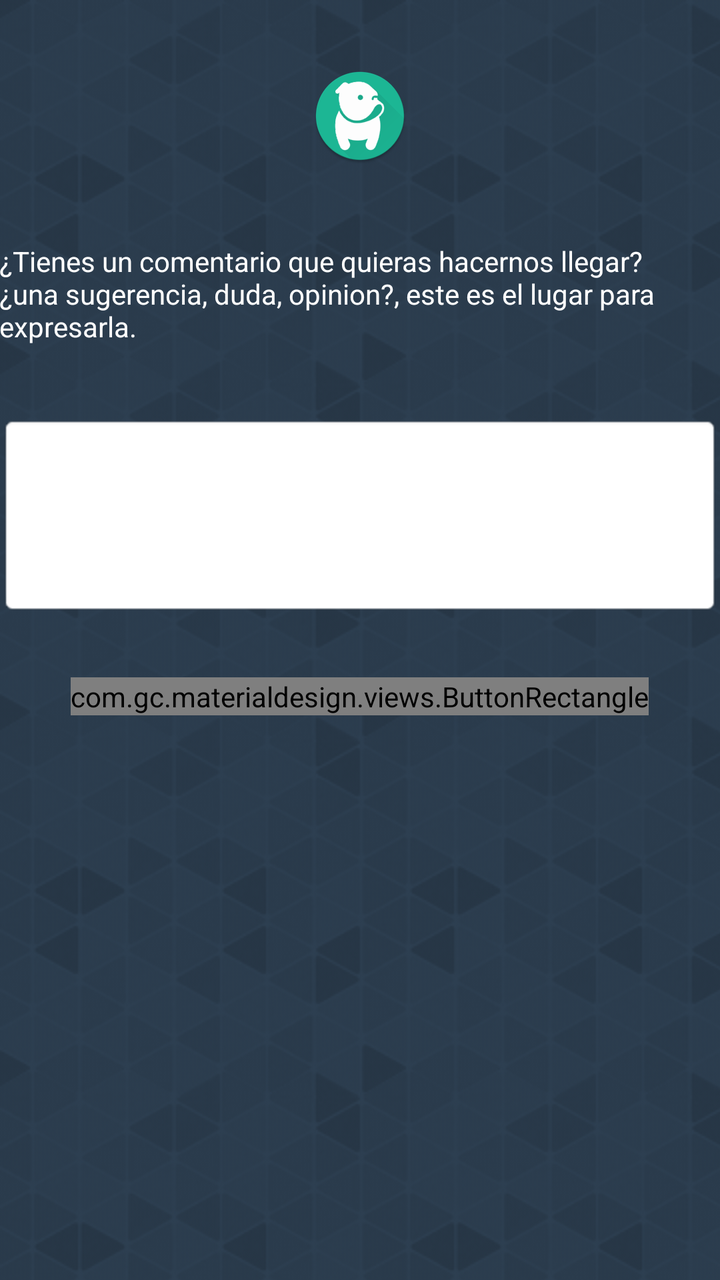
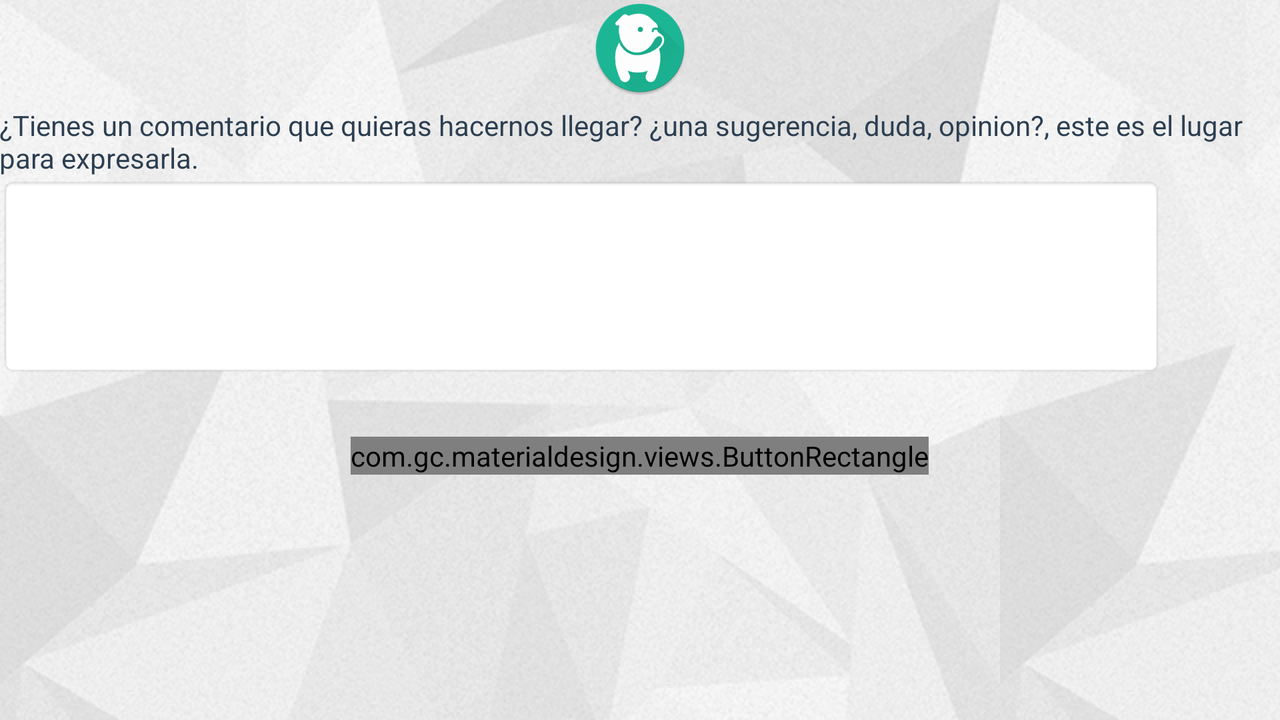

An Android layout and its configuration variant, each rendered on a device that would load it. The default file and the variant file are quoted in full after the pictures.
<!-- AndroidManifest.xml: application theme AppTheme -->
<!-- res/layout/fragment_sugerencias.xml -->
<RelativeLayout xmlns:android="http://schemas.android.com/apk/res/android"
    xmlns:tools="http://schemas.android.com/tools"
    android:layout_width="match_parent"
    android:layout_height="match_parent"
    android:paddingLeft="@dimen/activity_horizontal_margin"
    android:paddingRight="@dimen/activity_horizontal_margin"
    android:paddingTop="@dimen/activity_vertical_margin"
    android:paddingBottom="@dimen/activity_vertical_margin"
    tools:context="bulldogs.luistrejo.com.radiobulldogs.Sugerencias"
    android:background="@drawable/fondochat">

    <TextView
        android:text="@string/MensajeSugerencias"
        android:layout_width="wrap_content"
        android:layout_height="wrap_content"
        android:id="@+id/textView14"
        android:layout_marginTop="39dp"
        android:textColor="@color/blancofondo"
        android:layout_below="@+id/logo"
        android:layout_centerHorizontal="true" />

    <EditText
        android:layout_width="wrap_content"
        android:layout_height="wrap_content"
        android:inputType="textMultiLine|textCapSentences|textAutoComplete|textAutoCorrect"
        android:ems="10"
        android:id="@+id/etsugerencia"
        android:background="@android:drawable/editbox_background_normal"
        android:height="100dp"
        android:layout_below="@+id/textView14"
        android:layout_marginTop="35dp"
        android:layout_alignRight="@+id/textView14"
        android:layout_alignEnd="@+id/textView14"
        android:layout_alignParentLeft="true"
        android:layout_alignParentStart="true" />

    <com.gc.materialdesign.views.ButtonRectangle
        android:id="@+id/enviarsugerencia"
        android:layout_width="wrap_content"
        android:layout_height="wrap_content"
        android:background="@color/botones"
        android:text="Enviar sugerencia"
        android:layout_below="@+id/etsugerencia"
        android:layout_centerHorizontal="true"
        android:layout_marginTop="31dp" />

    <ImageView
        android:layout_width="wrap_content"
        android:layout_height="wrap_content"
        android:id="@+id/logo"
        android:layout_marginTop="34dp"
        android:src="@drawable/ic_logo"
        android:layout_alignParentTop="true"
        android:layout_centerHorizontal="true" />

</RelativeLayout>
<!-- resources referenced by this layout -->
<resources>
  <color name="blancofondo">#ffffff</color>
  <color name="botones">#ff2d3f51</color>
  <!-- drawable fondochat (drawable) -->
  <?xml version="1.0" encoding="utf-8"?>
  <bitmap xmlns:android="http://schemas.android.com/apk/res/android"
      android:src="@drawable/backgroundchat3"
      android:tileMode="repeat" />
  <!-- drawable ic_logo: png bitmap (drawable-hdpi, 5898 bytes) -->
  <string name="MensajeSugerencias">¿Tienes un comentario que quieras hacernos llegar? ¿una sugerencia, duda, opinion?, este es el lugar para expresarla.</string>
  <style name="AppTheme" parent="Theme.AppCompat.Light.NoActionBar">
          <item name="colorPrimary">@color/ColorPrimary</item>
          <item name="colorPrimaryDark">@color/ColorPrimaryDark</item>
           
      </style>
  <!-- drawable backgroundchat3: png bitmap (drawable, 28845 bytes) -->
  <color name="ColorPrimary">#18bc9c</color>
  <color name="ColorPrimaryDark">#E64A19</color>
</resources>
<!-- res/layout-land/fragment_sugerencias.xml (the author's variant of the layout above) -->
<!-- drawn on the phone turned sideways -->
<RelativeLayout xmlns:android="http://schemas.android.com/apk/res/android"
    xmlns:tools="http://schemas.android.com/tools"
    android:layout_width="match_parent"
    android:layout_height="match_parent"
    android:paddingLeft="@dimen/activity_horizontal_margin"
    android:paddingRight="@dimen/activity_horizontal_margin"
    android:paddingTop="@dimen/activity_vertical_margin"
    android:paddingBottom="@dimen/activity_vertical_margin"
    tools:context="bulldogs.luistrejo.com.radiobulldogs.Sugerencias"
    android:background="@drawable/fondodrawer">

    <ImageView
        android:layout_width="wrap_content"
        android:layout_height="wrap_content"
        android:id="@+id/logo"
        android:src="@drawable/ic_logo"
        android:layout_alignParentTop="true"
        android:layout_centerHorizontal="true" />

    <LinearLayout
        android:orientation="vertical"
        android:layout_width="wrap_content"
        android:layout_height="wrap_content"
        android:id="@+id/linearLayout4"
        android:layout_alignParentEnd="false"
        android:layout_below="@+id/logo"
        android:layout_marginTop="5dp">

        <TextView
            android:text="@string/MensajeSugerencias"
            android:layout_width="wrap_content"
            android:layout_height="wrap_content"
            android:id="@+id/textView14"
            android:textColor="@color/azulfondo"
            android:layout_below="@+id/logo"
            android:layout_centerHorizontal="true" />

        <EditText
            android:layout_width="582dp"
            android:layout_height="wrap_content"
            android:inputType="textMultiLine|textCapSentences|textAutoComplete|textAutoCorrect"
            android:ems="10"
            android:id="@+id/etsugerencia"
            android:background="@android:drawable/editbox_background_normal"
            android:height="100dp"
            android:layout_below="@+id/linearLayout4"
            android:layout_alignParentLeft="true"
            android:layout_alignParentStart="true" />

    </LinearLayout>

    <RelativeLayout
        android:layout_width="wrap_content"
        android:layout_height="wrap_content"
        android:layout_centerHorizontal="true"
        android:layout_alignParentBottom="true"
        android:id="@+id/relativeLayout3">

    </RelativeLayout>

    <com.gc.materialdesign.views.ButtonRectangle
        android:id="@+id/enviarsugerencia"
        android:layout_width="wrap_content"
        android:layout_height="wrap_content"
        android:background="@color/ColorPrimary"
        android:text="Enviar sugerencia"
        android:layout_gravity="center_horizontal"
        android:layout_marginTop="30dp"
        android:layout_below="@+id/linearLayout4"
        android:layout_centerHorizontal="true" />

</RelativeLayout>
<!-- resources referenced by the variant -->
<!-- as the phone turned sideways resolves them -->
<resources>
  <color name="ColorPrimary">#18bc9c</color>
  <color name="azulfondo">#ff2d3f51</color>
  <!-- drawable fondodrawer (drawable) -->
  <?xml version="1.0" encoding="utf-8"?>
  <bitmap xmlns:android="http://schemas.android.com/apk/res/android"
      android:src="@drawable/backgrounddrawer"
      android:tileMode="repeat" />
  <!-- drawable ic_logo: png bitmap (drawable-hdpi, 5898 bytes) -->
  <string name="MensajeSugerencias">¿Tienes un comentario que quieras hacernos llegar? ¿una sugerencia, duda, opinion?, este es el lugar para expresarla.</string>
  <style name="AppTheme" parent="Theme.AppCompat.Light.NoActionBar">
          <item name="colorPrimary">@color/ColorPrimary</item>
          <item name="colorPrimaryDark">@color/ColorPrimaryDark</item>
           
      </style>
  <!-- drawable backgrounddrawer: png bitmap (drawable, 130651 bytes) -->
  <color name="ColorPrimaryDark">#E64A19</color>
</resources>
